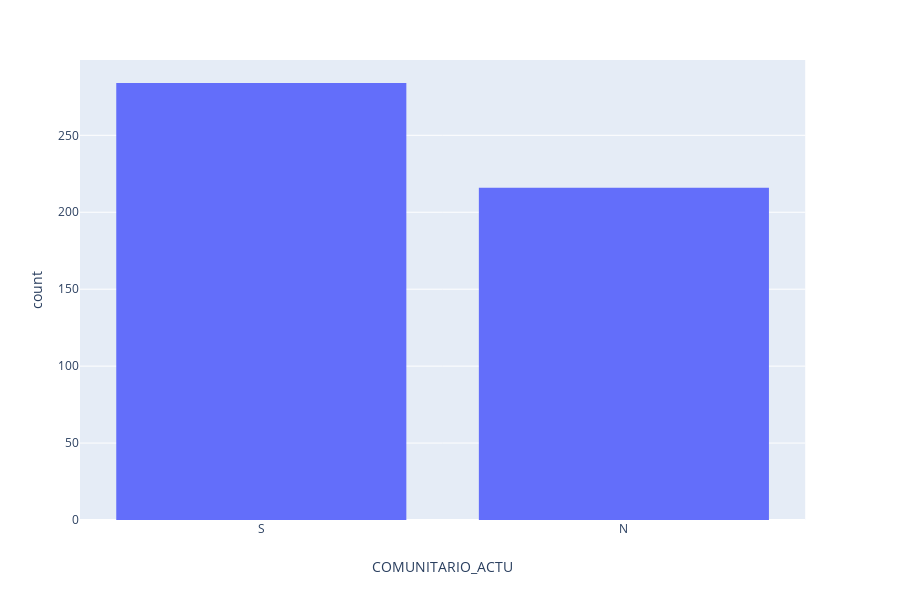

Notebook source saved alongside this figure:
### Markdown cell above
## ¿Cuántos alumnos realizan actividades comunitarias actualmente?

### Code cell
fig = px.histogram(pData, x="COMUNITARIO_ACTU")
fig.show()

### Figure 1 — Plotly figure (JSON) as saved in the notebook; plotly's stock layout.template omitted (floating-point values rounded to 4 significant figures; data arrays with more than 128 entries replaced by an {"elided": "..."} marker saying what was removed)
{"data": [{"alignmentgroup": "True", "bingroup": "x", "hoverlabel": {"namelength": 0}, "hovertemplate": "COMUNITARIO_ACTU=%{x}<br>count=%{y}", "legendgroup": "", "marker": {"color": "#636efa"}, "name": "", "offsetgroup": "", "orientation": "v", "showlegend": false, "type": "histogram", "x": {"elided": "500 str values"}, "xaxis": "x", "yaxis": "y"}], "layout": {"barmode": "relative", "height": 600, "legend": {"tracegroupgap": 0}, "margin": {"t": 60}, "xaxis": {"anchor": "y", "domain": [0, 0.98], "title": {"text": "COMUNITARIO_ACTU"}}, "yaxis": {"anchor": "x", "domain": [0, 1], "title": {"text": "count"}}}}
